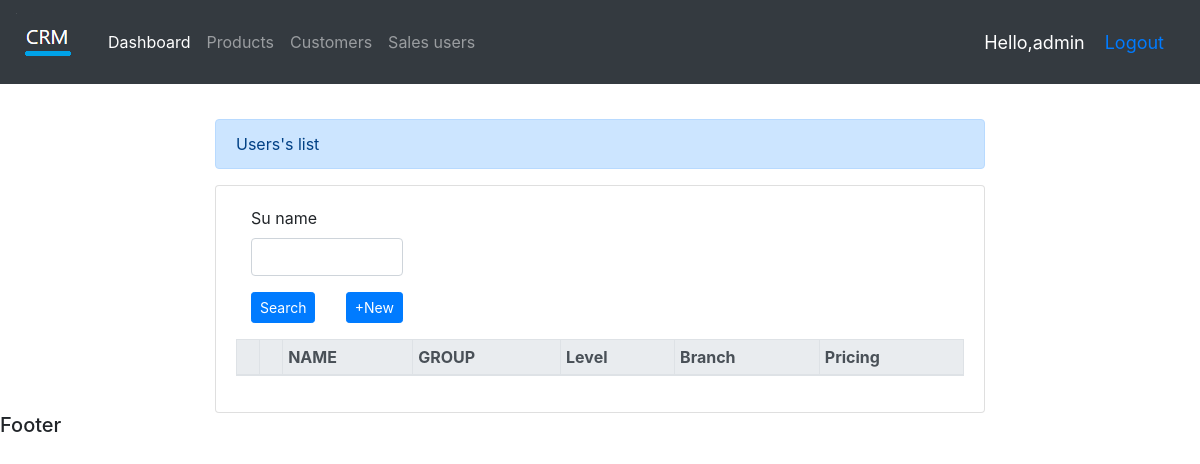
The app's page /su_list/ (signed in), older data.
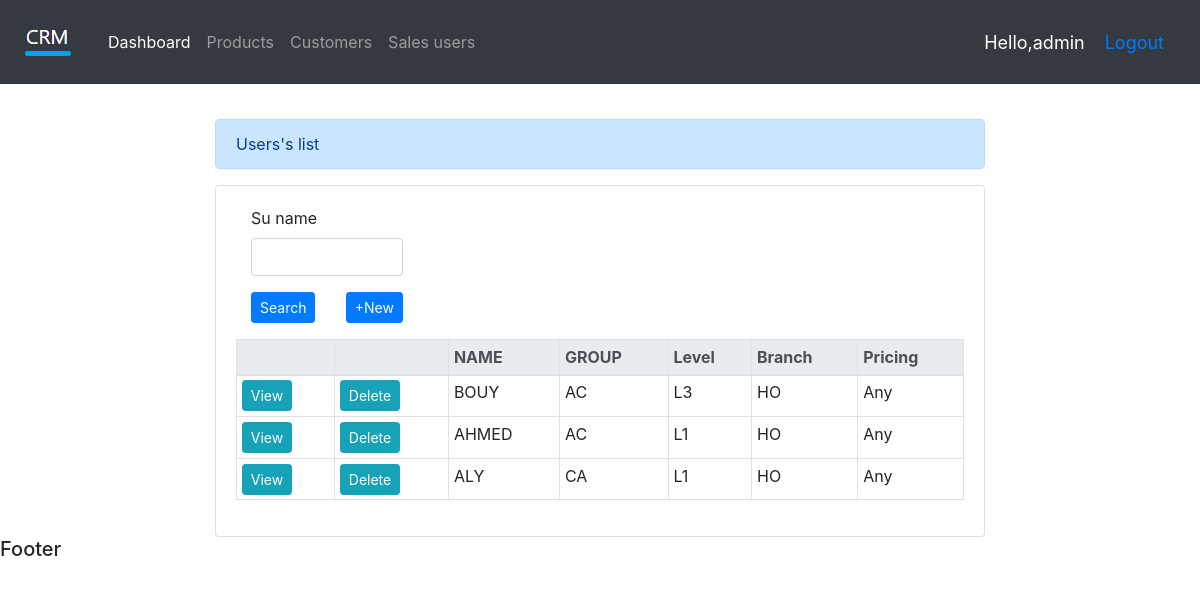
The same page, newer data.
### accounts/models.py (models this page shows, shortened)
class SalesUser(models.Model):
    SALES_GROUP=( ('CA','Cashier'),  ('AC','Account'),  ('WH','Whouse'), ('MA','Manager'), ('SA','Sales'), ('AD','Admin'), ('GU','Guest'), ('CO','Control'),)
    USER_LEVEL=( ('L1','Level1'),  ('L2','Level2'), ('L3','Level3'), )
    USER_BR = ( ('HO','HO'), ('DR','DR'), ('RR','RR'), ('JR','JR'), ('KR','KR'), ('S!','S1'), ('MW','MW'), )
    USER_PRICING=(  ('Any','Any'),  ('Retail','Retail'), ('Dealer','Dealer'),  )
    su_name = models.CharField(max_length=200,null=True)
    su_group = models.CharField(max_length=2,null=True,choices=SALES_GROUP)
    su_level = models.CharField(max_length=2,null=True,choices=USER_LEVEL)
    su_br = models.CharField(max_length=2,null=True,choices=USER_BR)
    su_pricing = models.CharField(max_length=6,null=True,choices=USER_PRICING)
    class Meta:
        unique_together = ["su_name",]

### accounts/views.py (the view)
# urls.py: path('su_list/', views.su_list,name="su_list"),
@login_required(login_url='login')
def su_list(request):
    salesusers=SalesUser.objects.all()
    total_salesusers=salesusers.count()
    salesusers_filter = SalesUserFilter(request.GET,queryset=salesusers)
    salesusers=salesusers_filter.qs
    context={'salesusers':salesusers,'total_salesusers':total_salesusers,'salesusers_filter':salesusers_filter,}
    return render(request,'accounts/su_list.html',context)

### accounts/templates/accounts/su_list.html
{%  extends 'accounts/main.html' %}
{% load crispy_forms_tags %}
{% load static %}
{% block content %}
<div class="container col-md-8" style="margin-top:35px;">
    <div class="alert alert-primary" role="alert">
        Users's list
    </div>
    <div class="card card-body col-md-12">
        <form class="form-group col-md-3" method="get">
            {{salesusers_filter.form.su_name|as_crispy_field}}
            <button class="btn btn-primary btn-sm float-left" type="submit">Search</button>
            <a class="btn btn-primary btn-sm float-right" href="{% url 'su_create' %}">+New</a>
        </form>
        <table class="table table-sm col-md-12 table-hover table-bordered">
            <thead class="thead-light">
                <tr>
                    <th></th>
                    <th></th>
                    <th>NAME</th>
                    <th>GROUP</th>
                    <th>Level</th>
                    <th>Branch</th>
                    <th>Pricing</th>
                </tr>
            </thead>
            {% for item in salesusers %}
            <tr>
                <td><a class="btn btn-sm btn-info" href="{% url 'su_update' item.id %}">View</a></td>
                <td><a class="btn btn-sm btn-info" href="{% url 'su_delete' item.id %}">Delete</a></td>
                <td>{{item.su_name}}</td>
                <td>{{item.su_group}}</td>
                <td>{{item.su_level}}</td>
                <td>{{item.su_br}}</td>
                <td>{{item.su_pricing}}</td>
            </tr>
            {% endfor %}
        </table>
    </div>
</div>
{% endblock %}

Row changes from the older to the newer data that the page shows:
added SalesUser: su_name "BOUY", su_group "AC", su_level "L3", su_br "HO", su_pricing "Any"
added SalesUser: su_name "AHMED", su_group "AC", su_level "L1", su_br "HO", su_pricing "Any"
added SalesUser: su_name "ALY", su_group "CA", su_level "L1", su_br "HO", su_pricing "Any"
